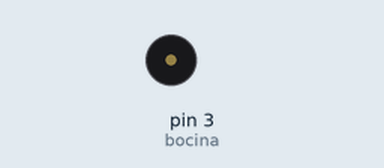
Simulated run of this sketch. Board: Arduino Uno, built with avr-gcc and run on an emulated ATmega328P. On the bench: buzzer (waves = sounding).

Above: at 3.3 s.
At 5.95 s:
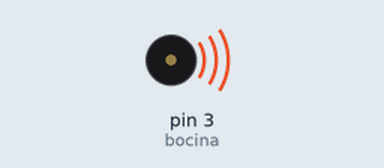
Timing chart, 0 to 7.9 s (numbered marks = the images above):
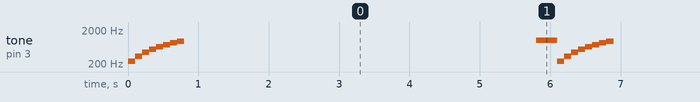

Measured:
- by itself, tone on pin 3 (bocina): repeats every 6.1 s: 340 Hz 0.10 s, 440 Hz 0.10 s, 540 Hz 0.10 s, 640 Hz 0.10 s, 740 Hz 0.10 s, 840 Hz 0.10 s, 940 Hz 0.10 s, silent 5.0 s, 1000 Hz 0.30 s, 240 Hz 0.10 s

The sketch:

Ejemplo_Buzzer.ino
```cpp
//Prueba Buzzer
#define bocina 3

void setup() {
  //no es necesario darle un modo al pin, si utilizamos un buzzer
}

void loop() {
  //la frecuencia acepta rangos 31 Hz a 65535 Hz
  // genera un tono de 440Hz durante un segundo
  tone(bocina, 240); //tone(nPin, frecuencia);
  delay(100);          //noTone(nPin);
  tone(bocina, 340); //tone(nPin, frecuencia);
  delay(100);          //noTone(nPin);
  tone(bocina, 440); //tone(nPin, frecuencia);
  delay(100);          //noTone(nPin);
  tone(bocina, 540); //tone(nPin, frecuencia);
  delay(100);          //noTone(nPin);
  tone(bocina, 640); //tone(nPin, frecuencia);
  delay(100);          //noTone(nPin);
  tone(bocina, 740); //tone(nPin, frecuencia);
  delay(100);          //noTone(nPin);
  tone(bocina, 840); //tone(nPin, frecuencia);
  delay(100);          //noTone(nPin);
  tone(bocina, 940); //tone(nPin, frecuencia);
  delay(100);          //noTone(nPin);

  //detenemos el tono durante 500ms
  noTone(bocina);
  delay(5000);

  //generamos un tono de 600Hz durante 500ms, y detenerlo durante 500ms
  tone(bocina, 1000, 300);
  delay(300);
}
```
